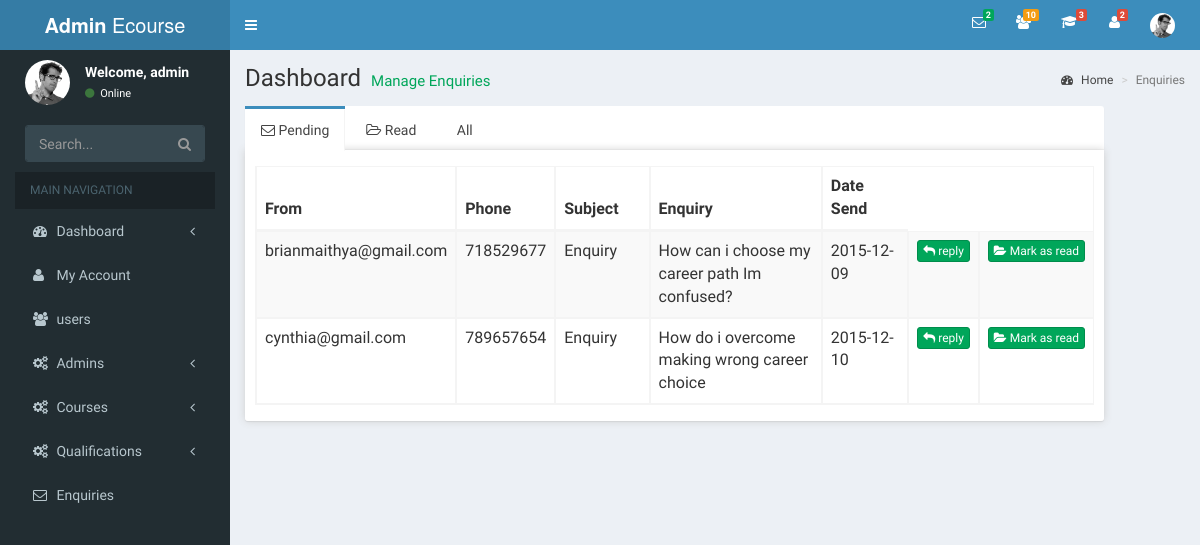
The page /admin/messages.php on the database as committed earlier.
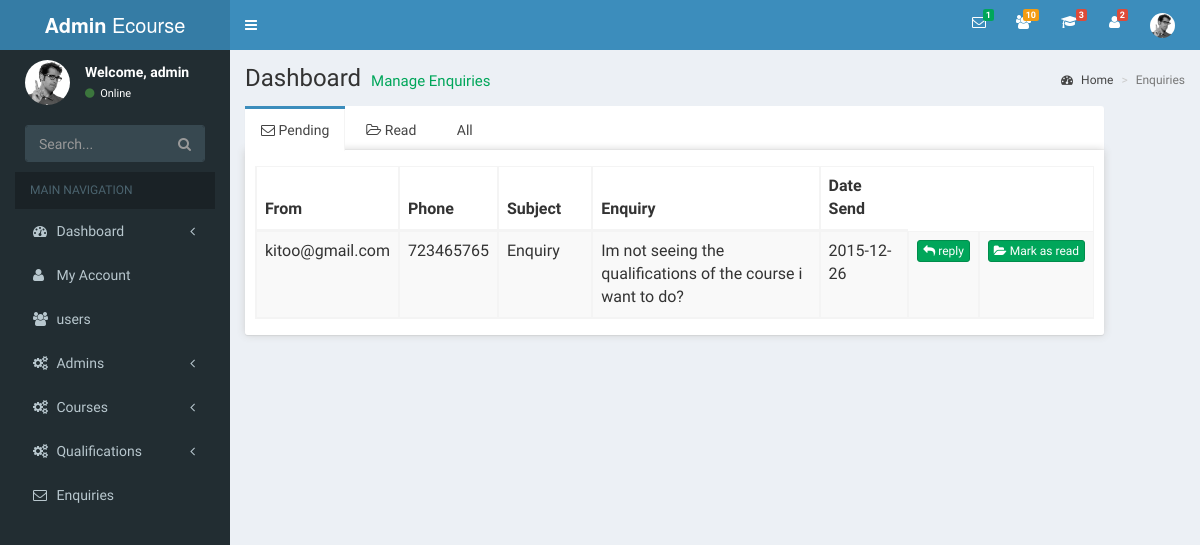
The same page on the database as committed later.
### tables this page shows
CREATE TABLE IF NOT EXISTS `enquiries` (
  `msg_id` int(20) NOT NULL AUTO_INCREMENT,
  `sender` varchar(40) NOT NULL,
  `phone` int(40) NOT NULL,
  `subject` varchar(100) NOT NULL,
  `body` varchar(250) NOT NULL,
  `date_send` date NOT NULL,
  `status` varchar(20) NOT NULL,
  PRIMARY KEY (`msg_id`)
);

### admin/messages.php (the view, shortened to what this page needs)
<?php
include_once 'includes/dbconfig.php';
?>
<?php
  require('layout/sidebar.php')
?>
  <div class="content-wrapper">
    <section class="content-header">
      <h1>
        Dashboard
        <small>Manage Enquiries</small>
      </h1>
      <ol class="breadcrumb">
        <li><a href="#"><i class="fa fa-dashboard"></i> Home</a></li>
        <li class="active">Enquiries</li>
      </ol>
    </section>
        <div class="col-md-11 message-container">
            <div class="nav-tabs-custom">
              <ul class="nav nav-tabs">
                <li class="active"><a href="#Unread" data-toggle="tab"><div class="fa fa-envelope-o"></div>  Pending</a></li>
                <li><a href="#read" data-toggle="tab"><div class=" fa fa-folder-open-o"></div> Read</a></li>
                <li><a href="#all" data-toggle="tab"><div class=" fa fa-lists"></div>  All</a></li>
              </ul>
              <div class="tab-content">
                  <div class="active tab-pane" id="Unread">
                      <div class="messages_table">
                      <table id="example" class="table table-striped table-bordered display">
                          <thead class="table_header">
                            <tr>
                              <th>From</th>
                              <th>Phone</th>
                              <th>Subject</th>
                              <th>Enquiry</th>
                              <th>Date Send</th>
                            </tr>
                          </thead>
                          <tbody>
                           <?php
                              $sql_query="SELECT * FROM enquiries WHERE status='unread' ";
                              $result_set=mysql_query($sql_query);
                              while($row=mysql_fetch_row($result_set))
                             {
                                ?>
                             <tr>
                              <td><?php echo $row[1]; ?></td>
                              <td><?php echo $row[2]; ?></td>
                              <td><?php echo $row[3]; ?></td>
                              <td><?php echo $row[4]; ?></td>
                              <td><?php echo $row[5]; ?></td>
                                <td align="center"><a href="compose.php"><button type="button" class="btn btn-block btn-success btn-xs"> <div class="fa fa-mail-reply"></div> reply</button></a></td>
                                <td align="center"><a href="javascript:mark_id('<?php echo $row[0]; ?>')"><button type="button" class="btn btn-block btn-success btn-xs"> <div class="fa fa-folder-open"></div> Mark as read</button></a></td>
                             </tr>
                             <?php
                                  }
                                ?>
                          </tbody>
                      </table>
                  </div>
                  </div>
               </div>
            </div>
        </div>
  </div>
<?php
  require('layout/footer.php')
?>

### admin/layout/sidebar.php (shortened to what this page needs)
<?php
 include_once 'includes/dbconfig.php';
?>
<!DOCTYPE html>
<html>
<head>
  <link rel="stylesheet" href="bootstrap/css/bootstrap.min.css">
  <link rel="stylesheet" href="assets/css/dataTables.bootstrap.css">
  <link rel="stylesheet" href="font-awesome/css/font-awesome.min.css">
  <link rel="stylesheet" href="bootstrap/css/ionicons.min.css">
  <link rel="stylesheet" href="dist/css/AdminLTE.css">
  <link rel="stylesheet" href="dist/css/skins/_all-skins.min.css">
  <link rel="stylesheet" href="plugins/iCheck/flat/green.css">
  <link rel="stylesheet" href="plugins/morris/morris.css">
  <link rel="stylesheet" href="plugins/jvectormap/jquery-jvectormap-1.2.2.css">
  <link rel="stylesheet" href="plugins/datepicker/datepicker3.css">
  <link rel="stylesheet" href="plugins/daterangepicker/daterangepicker-bs3.css">
  <link rel="stylesheet" href="plugins/bootstrap-wysihtml5/bootstrap3-wysihtml5.min.css">
</head>
<body class="hold-transition skin-blue sidebar-mini">
<div class="wrapper">
  <header class="main-header">
    <a href="" class="logo">
      <span class="logo-lg"><b>Admin </b>Ecourse</span>
    </a>
    <nav class="navbar navbar-static-top" role="navigation">
      <a href="#" class="sidebar-toggle" data-toggle="offcanvas" role="button">
      </a>
      <div class="navbar-custom-menu">
        <ul class="nav navbar-nav">
          <li class="messages-menu">
              <a href="messages.php" class="enquiries">
                  <i class="fa fa-envelope-o" title="messages to read"></i>
                  <span class="label label-success">
                      <?php
                          $result = mysql_query("SELECT * FROM enquiries WHERE status='unread'", $db);
                          $num_rows = mysql_num_rows($result);
                          echo "$num_rows";
                       ?>
                   </span>
               </a>
          </li>
          <li class="dropdown notifications-menu">
             <a href="users.php" class="enquiries">
                  <i class="fa fa-users" title="System users"></i>
                  <span class="label label-warning">
                      <?php
                          $result = mysql_query("SELECT * FROM members", $db);
                          $num_rows = mysql_num_rows($result);
                          echo "$num_rows";
                       ?>
                   </span>
               </a>
          </li>
          <li class="dropdown notifications-menu">
             <a href="others.php" class="enquiries">
                  <i class="fa fa-graduation-cap" title="Available courses"></i>
                  <span class="label label-danger">
                      <?php
                          $result = mysql_query("SELECT * FROM courses", $db);
                          $num_rows = mysql_num_rows($result);
                          echo "$num_rows";
                       ?>
                   </span>
               </a>
          </li>
          <li class="dropdown notifications-menu">
             <a href="admins.php" class="enquiries">
                  <i class="fa fa-user" title="list of Admins"></i>
                  <span class="label label-danger">
                      <?php
                          $result = mysql_query("SELECT * FROM admin", $db);
                          $num_rows = mysql_num_rows($result);
                          echo "$num_rows";
                       ?>
                   </span>
               </a>
          </li>
          <li class="dropdown user user-menu">
            <a href="#" class="dropdown-toggle" data-toggle="dropdown">
              <img src="dist/img/user2-160x160.jpg" class="user-image" alt="User Image">
            </a>
          </li>
        </ul>
      </div>
    </nav>
  </header>
  <aside class=" col-md-2 main-sidebar">
    <section class="sidebar">
      <div class="user-panel">
        <div class="pull-left image">
          <img src="dist/img/user2-160x160.jpg" class="img-circle" alt="User Image">
        </div>
        <div class="pull-left info">
          <p>Welcome, admin</p>
          <a href="#"><i class="fa fa-circle text-success"></i> Online</a>
        </div>
      </div>
      <form action="#" method="get" class="sidebar-form">
        <div class="input-group">
          <input type="text" name="q" class="form-control" placeholder="Search...">
              <span class="input-group-btn">
                <button type="submit" name="search" id="search-btn" class="btn btn-flat"><i class="fa fa-search"></i>
                </button>
              </span>
        </div>
      </form>
      <ul class="sidebar-menu">
        <li class="header">MAIN NAVIGATION</li>
        <li class="treeview">
          <a href="members_page.php">
            <i class="fa fa-dashboard"></i> <span>Dashboard</span> <i class="fa fa-angle-left pull-right"></i>
          </a>
        </li>
        <li>
          <a href="myaccount.php">
            <i class="fa fa-user"></i> <span>My Account</span>
          </a>
        </li>
        <li>
          <a href="users.php">
            <i class="fa fa-users"></i> <span>users</span>
          </a>
        </li>
         <li class="treeview">
          <a href="">
            <i class="fa fa-cogs"></i>
            <span>Admins</span>
            <i class="fa fa-angle-left pull-right"></i>
          </a>
        </li>
        <li class="treeview">
          <a href="">
            <i class="fa fa-cogs"></i>
            <span>Courses</span>
            <i class="fa fa-angle-left pull-right"></i>
          </a>
        </li>
        <li class="treeview">
          <a href="">
            <i class="fa fa-cogs"></i>
            <span>Qualifications</span>
            <i class="fa fa-angle-left pull-right"></i>
          </a>
        </li>
         <li class="treeview">
          <a href="messages.php">
            <i class="fa fa-envelope-o"></i>
            <span>Enquiries</span>
          </a>
        </li>
      </section>
  </aside>

### admin/layout/footer.php (shortened to what this page needs)
</body>
</html>

Rows that differ between the two databases and show on the page:
removed enquiries: sender "brianmaithya@gmail.com", phone "718529677", subject "Enquiry", body "How can i choose my career path Im confused?", date_send "2015-12-09"
removed enquiries: sender "cynthia@gmail.com", phone "789657654", subject "Enquiry", body "How do i overcome making wrong career choice", date_send "2015-12-10"
added enquiries: sender "kitoo@gmail.com", phone "723465765", subject "Enquiry", body "Im not seeing the qualifications of the course i want to do?", date_send "2015-12-26"
Other text that changed with them:
$num_rows: "2" → "1"
